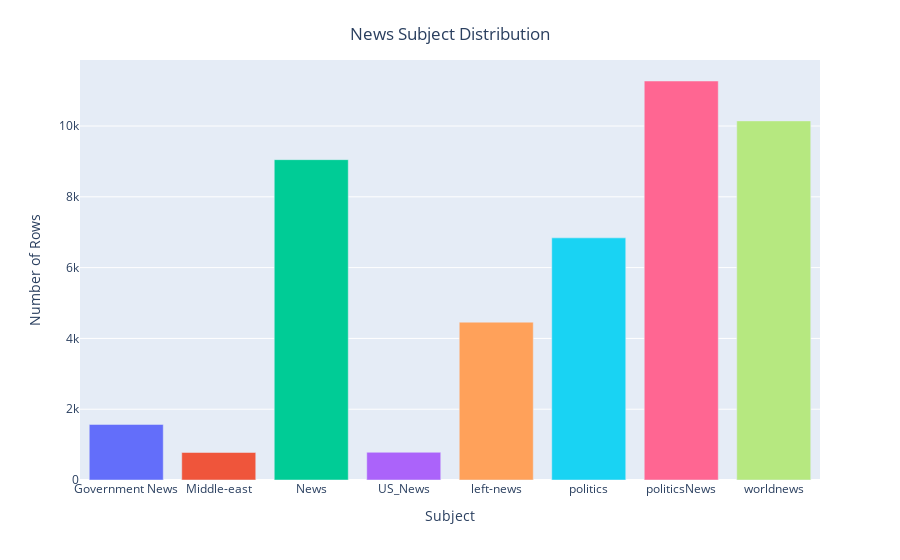

Source (notebook cell):
### Markdown cell above
It can be observed that labels are reasonably balanced

### Code cell
import matplotlib.pyplot as plt
import plotly.express as px
fig = px.bar(x = np.unique(df["subject"]),
y = [list(df["subject"]).count(i) for i in np.unique(df["subject"])] , 
            color = np.unique(df["subject"]),
             color_continuous_scale="Emrld") 
fig.update_xaxes(title="Subject")
fig.update_yaxes(title = "Number of Rows")
fig.update_layout(showlegend = False,
    title = {
        'text': 'News Subject Distribution',
        'y':0.95,
        'x':0.5,
        'xanchor': 'center',
        'yanchor': 'top'})
fig.show()

### Figure 1 — Plotly figure (JSON) as saved in the notebook; plotly's stock layout.template omitted (floating-point values rounded to 4 significant figures)
{"data": [{"alignmentgroup": "True", "hovertemplate": "color=Government News<br>x=%{x}<br>y=%{y}<extra></extra>", "legendgroup": "Government News", "marker": {"color": "#636efa"}, "name": "Government News", "offsetgroup": "Government News", "orientation": "v", "showlegend": true, "textposition": "auto", "type": "bar", "x": ["Government News"], "xaxis": "x", "y": [1570], "yaxis": "y"}, {"alignmentgroup": "True", "hovertemplate": "color=Middle-east<br>x=%{x}<br>y=%{y}<extra></extra>", "legendgroup": "Middle-east", "marker": {"color": "#EF553B"}, "name": "Middle-east", "offsetgroup": "Middle-east", "orientation": "v", "showlegend": true, "textposition": "auto", "type": "bar", "x": ["Middle-east"], "xaxis": "x", "y": [778], "yaxis": "y"}, {"alignmentgroup": "True", "hovertemplate": "color=News<br>x=%{x}<br>y=%{y}<extra></extra>", "legendgroup": "News", "marker": {"color": "#00cc96"}, "name": "News", "offsetgroup": "News", "orientation": "v", "showlegend": true, "textposition": "auto", "type": "bar", "x": ["News"], "xaxis": "x", "y": [9050], "yaxis": "y"}, {"alignmentgroup": "True", "hovertemplate": "color=US_News<br>x=%{x}<br>y=%{y}<extra></extra>", "legendgroup": "US_News", "marker": {"color": "#ab63fa"}, "name": "US_News", "offsetgroup": "US_News", "orientation": "v", "showlegend": true, "textposition": "auto", "type": "bar", "x": ["US_News"], "xaxis": "x", "y": [783], "yaxis": "y"}, {"alignmentgroup": "True", "hovertemplate": "color=left-news<br>x=%{x}<br>y=%{y}<extra></extra>", "legendgroup": "left-news", "marker": {"color": "#FFA15A"}, "name": "left-news", "offsetgroup": "left-news", "orientation": "v", "showlegend": true, "textposition": "auto", "type": "bar", "x": ["left-news"], "xaxis": "x", "y": [4459], "yaxis": "y"}, {"alignmentgroup": "True", "hovertemplate": "color=politics<br>x=%{x}<br>y=%{y}<extra></extra>", "legendgroup": "politics", "marker": {"color": "#19d3f3"}, "name": "politics", "offsetgroup": "politics", "orientation": "v", "showlegend": true, "textposition": "auto", "type": "bar", "x": ["politics"], "xaxis": "x", "y": [6841], "yaxis": "y"}, {"alignmentgroup": "True", "hovertemplate": "color=politicsNews<br>x=%{x}<br>y=%{y}<extra></extra>", "legendgroup": "politicsNews", "marker": {"color": "#FF6692"}, "name": "politicsNews", "offsetgroup": "politicsNews", "orientation": "v", "showlegend": true, "textposition": "auto", "type": "bar", "x": ["politicsNews"], "xaxis": "x", "y": [11272], "yaxis": "y"}, {"alignmentgroup": "True", "hovertemplate": "color=worldnews<br>x=%{x}<br>y=%{y}<extra></extra>", "legendgroup": "worldnews", "marker": {"color": "#B6E880"}, "name": "worldnews", "offsetgroup": "worldnews", "orientation": "v", "showlegend": true, "textposition": "auto", "type": "bar", "x": ["worldnews"], "xaxis": "x", "y": [10145], "yaxis": "y"}], "layout": {"barmode": "relative", "legend": {"title": {"text": "color"}, "tracegroupgap": 0}, "margin": {"t": 60}, "showlegend": false, "title": {"text": "News Subject Distribution", "x": 0.5, "xanchor": "center", "y": 0.95, "yanchor": "top"}, "xaxis": {"anchor": "y", "domain": [0, 1], "title": {"text": "Subject"}}, "yaxis": {"anchor": "x", "domain": [0, 1], "title": {"text": "Number of Rows"}}}}
